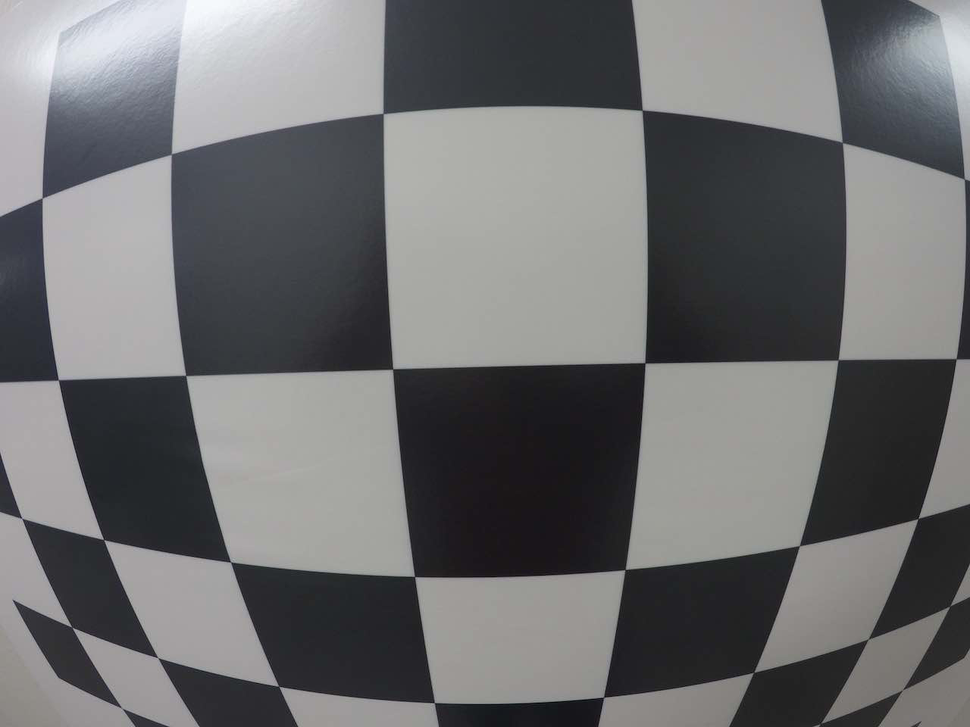
#> input picture Project 3 - Camera Calibration/test_image.png, 970 x 727 px, shrunk from 1280 x 960 before the run; the run also reads 1 picture not shown here
$ jupyter execute Correcting-For-Distortion.ipynb   (shell and % lines are left out)
#> lines starting #> are read from the running program, lines starting #| are printed output that depends on the picture; after the words box and inside, x2 and y2 are one past the last pixel; in counts of white or black regions, pixels touching at a corner belong together
### Project 3 - Camera Calibration/test_calibration.py
import pickle
import cv2
import numpy as np

def solution(img, objpoints, imgpoints):
    ret, mtx, dist, rvecs, tvecs = cv2.calibrateCamera(objpoints, imgpoints, img.shape[1::-1], None, None)
    undist = cv2.undistort(img, mtx, dist, None, mtx)
    return undist

def test(student_answer):
    # Read in the saved objpoints and imgpoints
    dist_pickle = pickle.load( open( "wide_dist_pickle.p", "rb" ) )
    objpoints = dist_pickle["objpoints"]
    imgpoints = dist_pickle["imgpoints"]

    # Read in an image
    img = cv2.imread('test_image.png')

    # Get undistorted answer
    answer = solution(img, objpoints, imgpoints)

    if np.isclose(img, student_answer).all():
        feedback = 'Oops! looks like no distortion correction was applied!'
    elif np.isclose(answer, student_answer).all():
        feedback = 'Correct! Nice work.'
    else:
        feedback = 'Oops! that looks different than my result!'

    return feedback

### Project 3 - Camera Calibration/Correcting-For-Distortion.ipynb
## Correcting For Distortion

Here, you'll get a chance to try camera calibration and distortion correction for yourself!

There are two main steps to this process: use chessboard images to obtain image points and object points, and then use the OpenCV functions `cv2.calibrateCamera()` and `cv2.undistort()` to compute the calibration and undistortion.

Unfortunately, we can't perform the extraction of object points and image points in the browser quiz editor, so we provide these for you in the quiz below.

Try computing the calibration and undistortion in the exercise below, and if you want to play with extracting object points and image points yourself, fork the Jupyter notebook and images in [this repository](https://github.com/udacity/CarND-Camera-Calibration). You can also download the [distortion pickle file](https://s3-us-west-1.amazonaws.com/udacity-selfdrivingcar/files/Advanced_Lane_Finding_Images/correct_for_distortion/wide_dist_pickle.p) and [test image](https://s3-us-west-1.amazonaws.com/udacity-selfdrivingcar/files/Advanced_Lane_Finding_Images/correct_for_distortion/test_image.png) used in the below quiz if you'd like to run the below code on your own machine.

If you run into any *errors* as you run your code, please refer to the **Examples of Useful Code** section in the previous video and make sure that your code syntax matches up!

[cell 1]

import pickle
import cv2
import numpy as np
import matplotlib.pyplot as plt
import matplotlib.image as mpimg

# Read in the saved objpoints and imgpoints
dist_pickle = pickle.load( open( "wide_dist_pickle.p", "rb" ) )
#> (reads Project 3 - Camera Calibration/wide_dist_pickle.p from the repository)
objpoints = dist_pickle["objpoints"]
imgpoints = dist_pickle["imgpoints"]

# Read in an image
img = cv2.imread('test_image.png')
#> img is the input picture: shape (727, 970, 3); mean B, G, R 110.9, 109.7, 109.3

# TODO: Write a function that takes an image, object points, and image points
# performs the camera calibration, image distortion correction and
# returns the undistorted image
def cal_undistort(img, objpoints, imgpoints):
    ret, mtx, dist, rvecs, tvecs = cv2.calibrateCamera(objpoints, imgpoints, img.shape[1::-1], None, None)
    undist = cv2.undistort(img, mtx, dist, None, mtx)
    return undist

undistorted = cal_undistort(img, objpoints, imgpoints)

f, (ax1, ax2) = plt.subplots(1, 2, figsize=(24, 9))
f.tight_layout()
ax1.imshow(img)
ax1.set_title('Original Image', fontsize=50)
ax2.imshow(undistorted)
ax2.set_title('Undistorted Image', fontsize=50)
plt.subplots_adjust(left=0., right=1, top=0.9, bottom=0.)
plt.show()
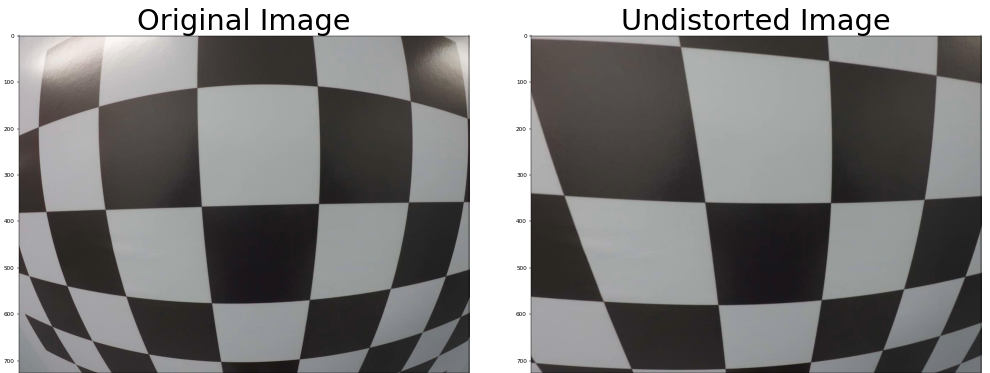
#> figure drawn by matplotlib, 2 panels; B, G, R data is drawn as R, G, B

You can test your code by running the cell below when you feel satisfied with your results.

[cell 2]
import test_calibration

test_calibration.test(undistorted)
#> Out = 'Correct! Nice work.'

[cell 3]
import numpy as np
import cv2
import glob
import matplotlib.pyplot as plt

# prepare object points, like (0,0,0), (1,0,0), (2,0,0) ....,(6,5,0)
objp = np.zeros((6*8,3), np.float32)
objp[:,:2] = np.mgrid[0:8, 0:6].T.reshape(-1,2)

# Arrays to store object points and image points from all the images.
objpoints = [] # 3d points in real world space
imgpoints = [] # 2d points in image plane.

# Make a list of calibration images
images = glob.glob('calibration_wide/GO*.jpg')

# Step through the list and search for chessboard corners
for idx, fname in enumerate(images):
    img = cv2.imread(fname)
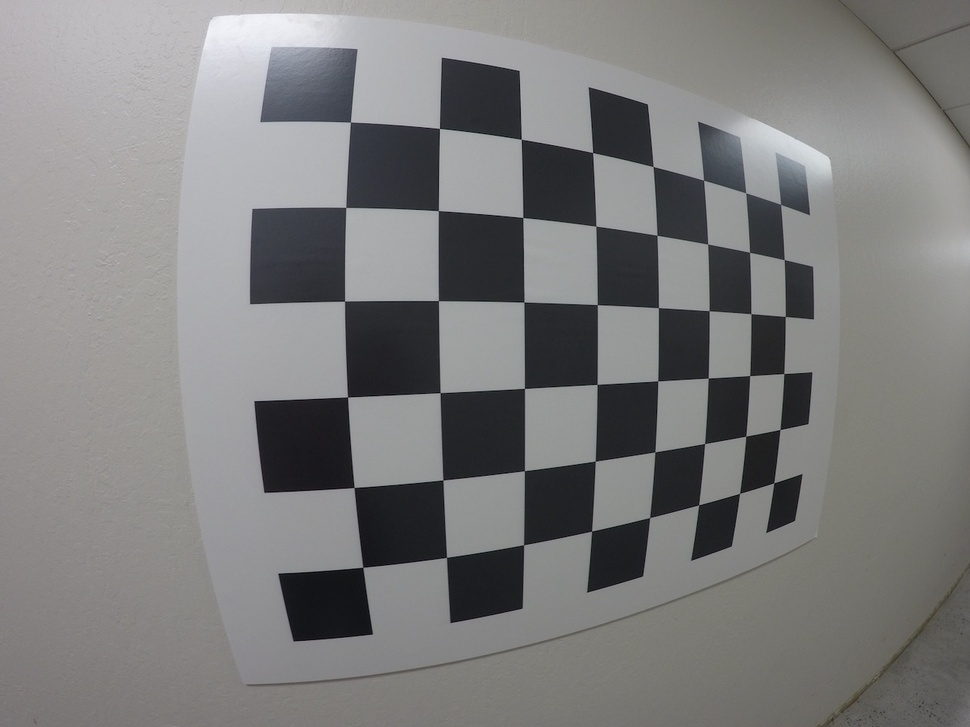
#> input picture Project 3 - Camera Calibration/calibration_wide/GOPR0032.jpg, 970 x 727 px, shrunk from 1280 x 960 before the run
#> img is the input picture: shape (727, 970, 3); mean B, G, R 124.7, 124.9, 125.1
    gray = cv2.cvtColor(img, cv2.COLOR_BGR2GRAY)

    # Find the chessboard corners
    ret, corners = cv2.findChessboardCorners(gray, (8,6), None)
#> ret = True; corners = 48 rows, first 8: [350.4, 122], [439.4, 128.4], [521.3, 139.2], [592.7, 152.7], [653.1, 166.5], [703.6, 180.2], [745.7, 192.7], [780.6, 204.5]

    # If found, add object points, image points
    if ret == True:
        objpoints.append(objp)
        imgpoints.append(corners)

        # Draw and display the corners
        cv2.drawChessboardCorners(img, (8,6), corners, ret)
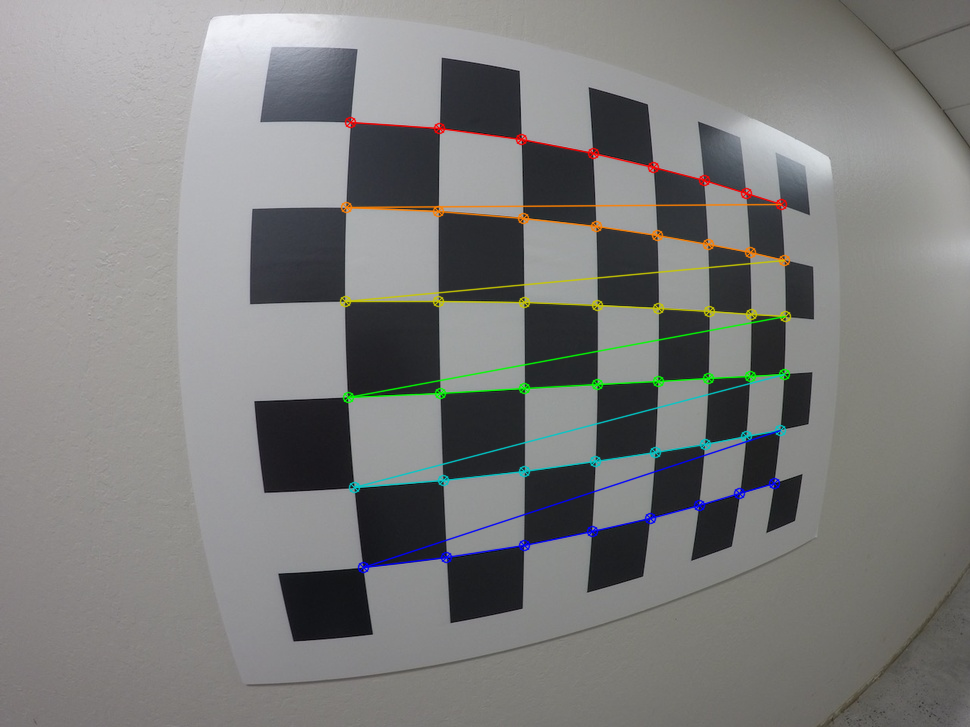
#> img: shape (727, 970, 3); 2.55% of pixels changed, all inside (x1, y1, x2, y2) = (339, 116, 792, 574)
        write_name = './output/corners_found'+str(idx)+'.jpg'
        cv2.imwrite(write_name, img)
        cv2.imshow('img', img)
        cv2.waitKey(500)

cv2.destroyAllWindows()

[cell 4]
import pickle

# Test undistortion on an image
img = cv2.imread('calibration_wide/test_image.jpg')
img_size = (img.shape[1], img.shape[0])

# Do camera calibration given object points and image points
ret, mtx, dist, rvecs, tvecs = cv2.calibrateCamera(objpoints, imgpoints, img_size,None,None)
#> ret = 0.315; mtx = [[424.5, 0, 493.1], [0, 424.8, 379.2], [0, 0, 1]]; dist = [[-0.253, 0.0893, -0.00083, 0.000895, -0.0178]]; rvecs = ([0.0931, -0.324, -0.0257], [0.114, -0.185, -0.0386], [0.05, 0.0227, -0.0108]); tvecs = ([-1.56, -2.8, 4.04], [-2.1, -2.83, 5.95], [-3.5, -2.76, 3.69])


dst = cv2.undistort(img, mtx, dist, None, mtx)
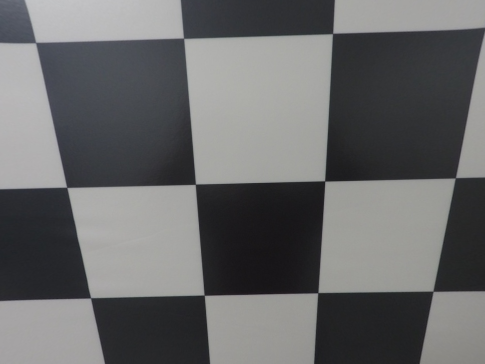
#> dst: shape (727, 970, 3) (shown at 1/2 size); mean B, G, R 105.2, 104.4, 104
cv2.imwrite('calibration_wide/test_undist.jpg',dst)

# Save the camera calibration result for later use (we won't worry about rvecs / tvecs)
dist_pickle = {}
dist_pickle["mtx"] = mtx
dist_pickle["dist"] = dist
pickle.dump( dist_pickle, open( "calibration_wide/wide_dist_pickle.p", "wb" ) )
dst = cv2.cvtColor(dst, cv2.COLOR_BGR2RGB)
# Visualize undistortion
f, (ax1, ax2) = plt.subplots(1, 2, figsize=(20,10))
ax1.imshow(img)
ax1.set_title('Original Image', fontsize=30)
ax2.imshow(dst)
ax2.set_title('Undistorted Image', fontsize=30)

[cell 5]
import numpy as np
import cv2
import glob
import time
import psutil
import matplotlib.pyplot as plt

objp = np.zeros((6*8, 3), np.float32)
objp[:, :2] = np.mgrid[0:8, 0:6].T.reshape(-1, 2)

objpoints = []  # 3D points in real world space
imgpoints = []  # 2D points in image plane

images = glob.glob('calibration_wide/GO*.jpg')

def detect_corners_fast(gray: np.ndarray) -> tuple[bool, np.ndarray]:
    """Detect corners using FAST algorithm."""
    fast = cv2.FastFeatureDetector_create()
    keypoints = fast.detect(gray, None)
    corners = np.array([kp.pt for kp in keypoints], dtype=np.float32).reshape(-1, 1, 2)
    ret = len(corners) == 48
    return ret, corners

def detect_corners_shi_tomasi(gray: np.ndarray) -> tuple[bool, np.ndarray]:
    """Detect corners using Shi-Tomasi algorithm."""
    corners = cv2.goodFeaturesToTrack(gray, 48, 0.01, 10)
    ret = corners is not None and len(corners) == 48
    return ret, corners

def detect_corners_harris(gray: np.ndarray) -> tuple[bool, np.ndarray]:
    """Detect corners using Harris algorithm."""
    dst = cv2.cornerHarris(gray, 2, 3, 0.04)
    dst = cv2.dilate(dst, None)
    ret, dst = cv2.threshold(dst, 0.01 * dst.max(), 255, 0)
    dst = np.uint8(dst)
    ret, labels, stats, centroids = cv2.connectedComponentsWithStats(dst)
    criteria = (cv2.TERM_CRITERIA_EPS + cv2.TERM_CRITERIA_MAX_ITER, 100, 0.001)
    corners = cv2.cornerSubPix(gray, np.float32(centroids), (5, 5), (-1, -1), criteria)
    ret = len(corners) == 48
    return ret, corners

times_fast = []
times_shi_tomasi = []
times_harris = []
cpu_usage_fast = []
cpu_usage_shi_tomasi = []
cpu_usage_harris = []
ram_usage_fast = []
ram_usage_shi_tomasi = []
ram_usage_harris = []

for fname in images:
    img = cv2.imread(fname)
    gray = cv2.cvtColor(img, cv2.COLOR_BGR2GRAY)

    start_time = time.time()
    ret_fast, corners_fast = detect_corners_fast(gray)
#> in detect_corners_fast, `keypoints = fast.detect(gray, None)`: keypoints = 846 keypoints; strongest (x, y, size): (279, 574, 7), (518, 71, 7), (255, 402, 7), (589, 88, 7)
#> in detect_corners_fast, `corners = np.array([kp.pt for kp in keypoints], dtype=np.float32).resh..`: corners = 846 rows, first 8: [845, 6], [214, 17], [211, 18], [210, 21], [174, 23], [151, 33], [85, 39], [165, 44]
#> in detect_corners_fast, `ret = len(corners) == 48`: ret = False
#> ret_fast = False; corners_fast has the same summary as corners in detect_corners_fast
    elapsed_time = time.time() - start_time
    times_fast.append(elapsed_time)
    cpu_usage_fast.append(psutil.cpu_percent())
    ram_usage_fast.append(psutil.virtual_memory().percent)

    start_time = time.time()
    ret_shi_tomasi, corners_shi_tomasi = detect_corners_shi_tomasi(gray)
#> in detect_corners_shi_tomasi, `corners = cv2.goodFeaturesToTrack(gray, 48, 0.01, 10)`: corners = 48 rows, first 8: [440, 129], [520, 138], [589, 88], [592, 152], [279, 574], [344, 302], [442, 58], [522, 218]
#> in detect_corners_shi_tomasi, `ret = corners is not None and len(corners) == 48`: ret = True
#> ret_shi_tomasi = True; corners_shi_tomasi has the same summary as corners in detect_corners_shi_tomasi
    elapsed_time = time.time() - start_time
    times_shi_tomasi.append(elapsed_time)
    cpu_usage_shi_tomasi.append(psutil.cpu_percent())
    ram_usage_shi_tomasi.append(psutil.virtual_memory().percent)

    start_time = time.time()
    ret_harris, corners_harris = detect_corners_harris(gray)
#> in detect_corners_harris, `ret, dst = cv2.threshold(dst, 0.01 * dst.max(), 255, 0)`:
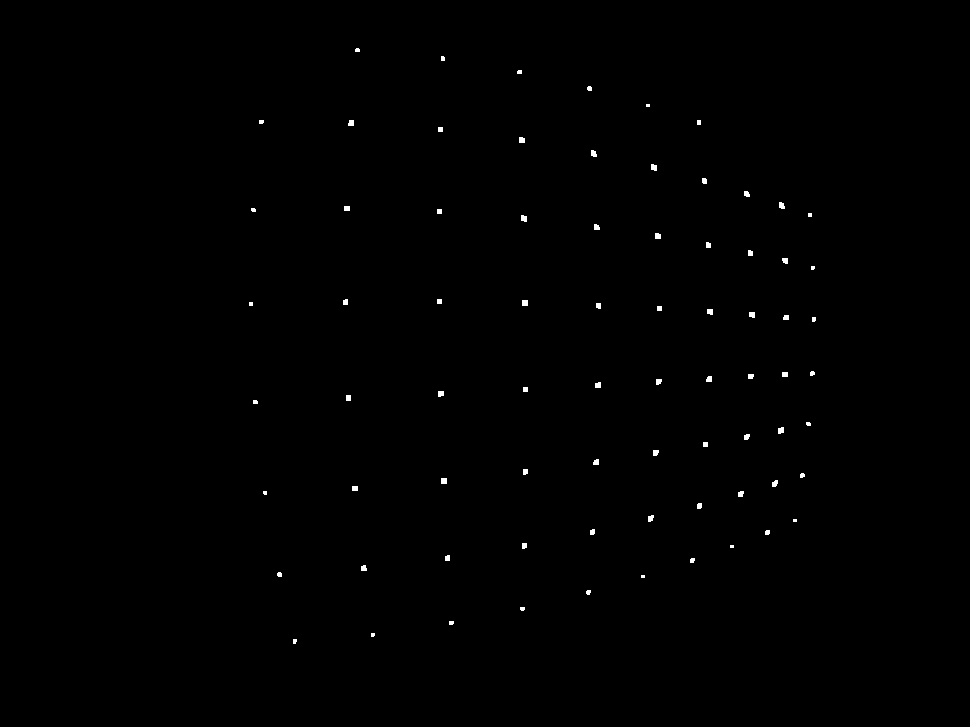
#> dst: shape (727, 970) float32; 0.28% white; 76 white regions (20 under 20 px), largest, box (x1, y1, x2, y2) and area: (651, 164, 657, 171) 36, (521, 215, 527, 222) 36, (522, 300, 528, 306) 36
#> in detect_corners_harris, `ret, dst = cv2.threshold(dst, 0.01 * dst.max(), 255, 0)`: ret = 4.71e-05
#> in detect_corners_harris, `ret, labels, stats, centroids = cv2.connectedComponentsWithStats(dst)`: ret = 77; stats = 77 rows, first 6: [0, 0, 970, 727, 703227], [355, 48, 5, 4, 18], [441, 56, 4, 5, 19], [517, 70, 5, 4, 19], [587, 86, 5, 5, 22], [646, 104, 4, 3, 12]; centroids = 77 pairs, first value 250.5 to 813.4, second value 49.67 to 640.8
#> in detect_corners_harris, `corners = cv2.cornerSubPix(gray, np.float32(centroids), (5, 5), (-1, -..`: corners = 77 pairs, first value 249.6 to 813.4, second value 48.74 to 640.9
#> in detect_corners_harris, `ret = len(corners) == 48`: ret = False
#> ret_harris = False; corners_harris has the same summary as corners in detect_corners_harris
    elapsed_time = time.time() - start_time
    times_harris.append(elapsed_time)
    cpu_usage_harris.append(psutil.cpu_percent())
    ram_usage_harris.append(psutil.virtual_memory().percent)

    if ret_fast or ret_shi_tomasi or ret_harris:
        objpoints.append(objp)
        if ret_fast:
            imgpoints.append(corners_fast)
        elif ret_shi_tomasi:
            imgpoints.append(corners_shi_tomasi)
        elif ret_harris:
            imgpoints.append(corners_harris)

        cv2.drawChessboardCorners(img, (8, 6), imgpoints[-1], True)
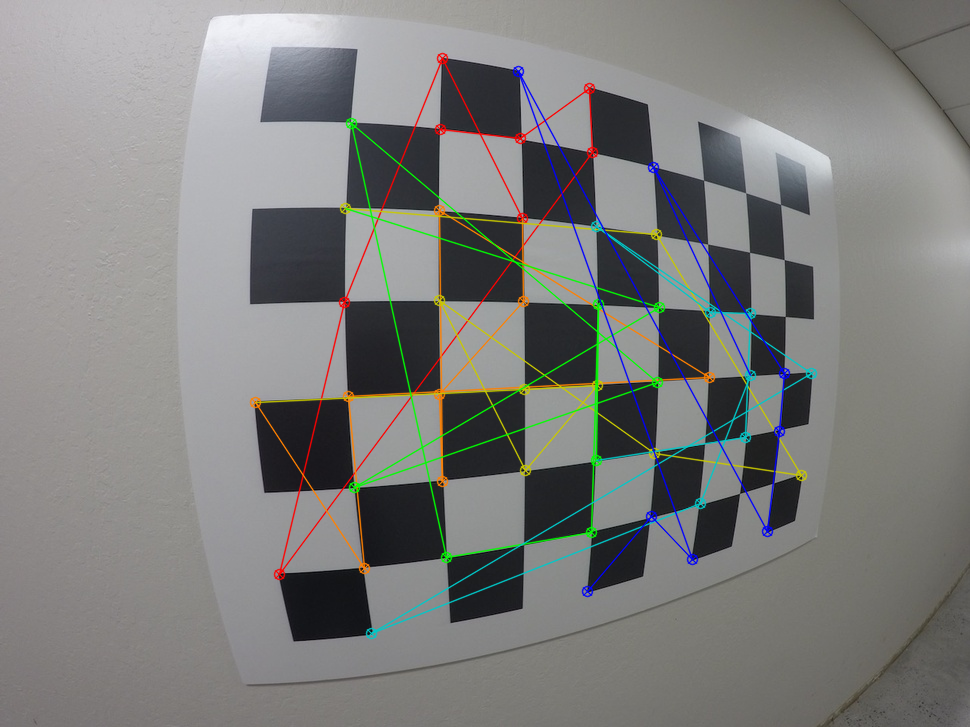
#> img: shape (727, 970, 3); 4.36% of pixels changed, all inside (x1, y1, x2, y2) = (249, 52, 818, 640)
        write_name = './output/corners_found_' + fname.split('/')[-1]
        cv2.imwrite(write_name, img)

plt.figure(figsize=(10, 6))
plt.plot(times_fast, label='FAST')
plt.plot(times_shi_tomasi, label='Shi-Tomasi')
plt.plot(times_harris, label='Harris')
plt.xlabel('Image')
plt.ylabel('Execution Time (s)')
plt.title('Corner Detection Execution Time')
plt.legend()
plt.tight_layout()
plt.show()
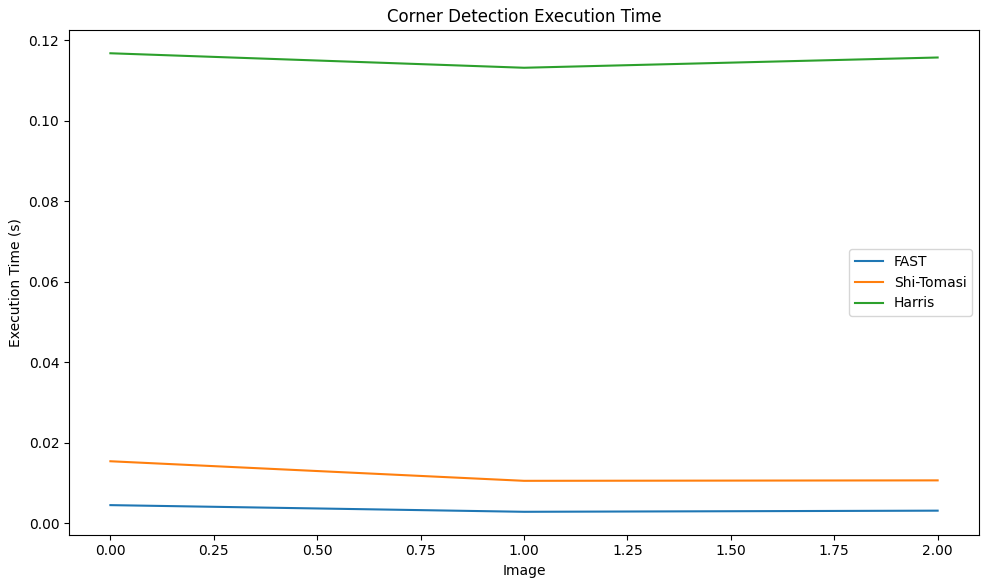
#> figure drawn by matplotlib, 1 panel

plt.figure(figsize=(10, 6))
plt.plot(cpu_usage_fast, label='FAST')
#> (this line was passed over: psutil is not available in this run)
plt.plot(cpu_usage_shi_tomasi, label='Shi-Tomasi')
#> (this line was passed over: psutil is not available in this run)
plt.plot(cpu_usage_harris, label='Harris')
#> (this line was passed over: psutil is not available in this run)
plt.xlabel('Image')
plt.ylabel('CPU Usage (%)')
plt.title('CPU Usage during Corner Detection')
plt.legend()
plt.tight_layout()
plt.show()

plt.figure(figsize=(10, 6))
plt.plot(ram_usage_fast, label='FAST')
#> (this line was passed over: psutil is not available in this run)
plt.plot(ram_usage_shi_tomasi, label='Shi-Tomasi')
#> (this line was passed over: psutil is not available in this run)
plt.plot(ram_usage_harris, label='Harris')
#> (this line was passed over: psutil is not available in this run)
plt.xlabel('Image')
plt.ylabel('RAM Usage (%)')
plt.title('RAM Usage during Corner Detection')
plt.legend()
plt.tight_layout()
plt.show()
